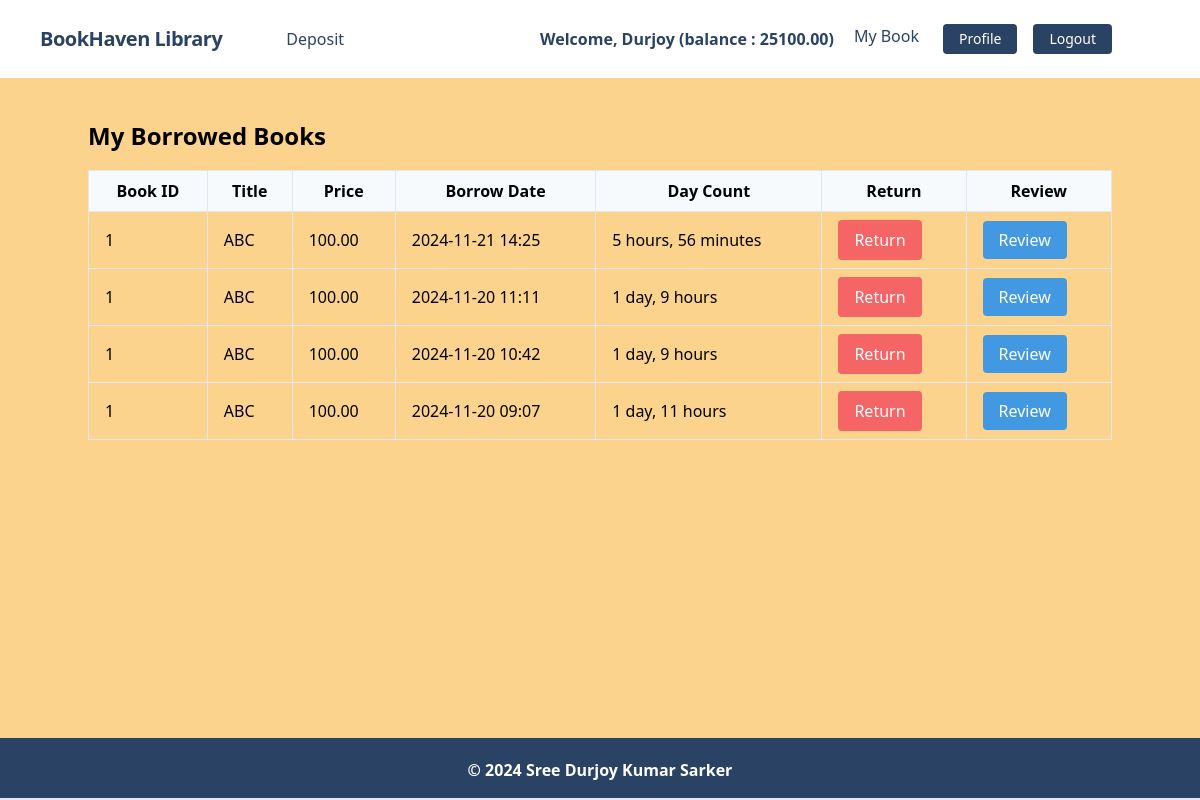
/books/book_history/ (signed in), run on the app's committed database.
### accounts/models.py (models this page shows, shortened)
class UserAccount(models.Model):
    user = models.OneToOneField(User, related_name='account', on_delete=models.CASCADE)
    account_no = models.PositiveIntegerField(unique=True)  # Account number must be unique and positive
    phone_number1 = models.CharField(max_length=15, unique=True)  # Using CharField for better compatibility with country codes
    phone_number2 = models.CharField(max_length=15, unique=True)  # Same as above
    email = models.EmailField(unique=True)  # To ensure unique emails
    birth_date = models.DateField(null=True, blank=True)
    gender = models.CharField(max_length=10, choices=GENDER_TYPE)
    initial_deposit_date = models.DateField(auto_now_add=True)
    balance = models.DecimalField(default=0, max_digits=12, decimal_places=2)

### books/models.py (models this page shows, shortened)
class Borrow(models.Model):
    user = models.ForeignKey(User, on_delete=models.CASCADE)
    book = models.ForeignKey(Book, on_delete=models.CASCADE)
    borrow_date = models.DateTimeField(auto_now_add=True)
    returned = models.BooleanField(default=False)

class Book(models.Model):
        title = models.CharField(max_length=100)
        description = models.TextField()
        borrowprice = models.DecimalField(max_digits=10, decimal_places=2)
        quantity = models.IntegerField(default=1)
        image = models.ImageField(upload_to='books/uploads/', null=True, blank=True)
        catagory = models.ForeignKey(Category, on_delete=models.CASCADE)

### books/views.py (the view)
# urls.py: path('book_history/', BorrowHistoryView.as_view(), name='book_history'),
@method_decorator(login_required, name='dispatch')
class BorrowHistoryView(ListView):
    model = Borrow
    template_name = 'books/my_books.html'
    context_object_name = 'borrows'
    def get_queryset(self):
        return Borrow.objects.filter(user=self.request.user).order_by('-borrow_date')
    def get_context_data(self, **kwargs):
        context = super().get_context_data(**kwargs)
        context['current_time'] = now()
        return context

### books/templates/books/my_books.html (shortened to what this page needs)
{% extends 'base.html' %}
{% block content %}
<div class="container mx-auto mt-10">
    <h1 class="text-2xl font-bold mb-4">My Borrowed Books</h1>
    <table class="table-auto w-full border-collapse border border-gray-300">
        <thead>
            <tr class="bg-gray-100">
                <th class="border border-gray-300 px-4 py-2">Book ID</th>
                <th class="border border-gray-300 px-4 py-2">Title</th>
                <th class="border border-gray-300 px-4 py-2">Price</th>
                <th class="border border-gray-300 px-4 py-2">Borrow Date</th>
                <th class="border border-gray-300 px-4 py-2">Day Count</th>
                <th class="border border-gray-300 px-4 py-2">Return</th>
                <th class="border border-gray-300 px-4 py-2">Review</th>
            </tr>
        </thead>
        <tbody>
            {% for borrow in borrows %}
            <tr>
                <td class="border border-gray-300 px-4 py-2">{{ borrow.book.id }}</td>
                <td class="border border-gray-300 px-4 py-2">{{ borrow.book.title }}</td>
                <td class="border border-gray-300 px-4 py-2">{{ borrow.book.borrowprice }}</td>
                <td class="border border-gray-300 px-4 py-2">{{ borrow.borrow_date|date:"Y-m-d H:i" }}</td>
                <td class="border border-gray-300 px-4 py-2">{{ borrow.borrow_date|timesince:current_time }}</td>
                <td class="border border-gray-300 px-4 py-2">
                    {% if borrow.returned %}
                    <button class="bg-gray-400 text-white px-4 py-2 rounded cursor-not-allowed" disabled>Returned</button>
                    {% else %}
                    <form action="{% url 'return_book' borrow.book.id %}" method="POST">
                        <button class="bg-red-500 hover:bg-red-700 text-white px-4 py-2 rounded" type="submit">Return</button>
                    </form>
                    {% endif %}
                </td>
                <td class="border border-gray-300 px-4 py-2">
                    <a href="{% url 'review_book' borrow.book.id %}" class="bg-blue-500 hover:bg-blue-700 text-white px-4 py-2 rounded">Review</a>
                </td>
            </tr>
            {% endfor %}
        </tbody>
    </table>
</div>
{% endblock %}

### core/templates/navbar.html (shortened to what this page needs)
<nav class="flex items-center justify-between flex-wrap bg-white p-6 px-10">
    <div class="flex items-center flex-shrink-0 text-white mr-6">
        <span class="font-semibold text-xl tracking-tight text-blue-900"><a href="/">BookHaven Library</a></span>
    </div>
    <div class="w-full block flex-grow lg:flex lg:items-center lg:w-auto px-10">
        {% if request.user.is_authenticated %}
            <div class="text-md lg:flex-grow">
                <a href="{% url 'deposit' %}" class="block mt-4 lg:inline-block lg:mt-0 text-blue-900 hover:text-red-900 hover:font-black mr-4">
                    Deposit
                </a>
            </div>
            <div class="flex w-auto">
                <div class="text-blue-900 my-auto font-black px-5">Welcome, {{ request.user.first_name }} (balance : {{request.user.account.balance}}) </div>
                <div class="text-md lg:flex-grow">
                    <a href="{% url 'book_history' %}" class="block mt-4 lg:inline-block lg:mt-0 text-blue-900 hover:text-red-900 hover:font-black mr-4">
                        My Book
                    </a>
                </div>
                <a href="{% url 'profile' %}" class="mx-2 inline-block font-medium text-sm px-4 py-2 leading-none bg-blue-900 rounded text-white border-white hover:border-transparent hover:text-dark hover:bg-red-700 mt-4 lg:mt-0">Profile</a>
                <form action="{% url 'logout' %}" method="post" class="inline mx-2">
                    <button type="submit" class="font-medium text-sm px-4 py-2 leading-none bg-blue-900 rounded text-white border-white hover:border-transparent hover:text-dark hover:bg-red-700 mt-4 lg:mt-0">
                        Logout
                    </button>
                </form>
            </div>
        {% endif %}
    </div>
</nav>

### data on the page
Borrow: book.id "1", book "ABC", book.borrowprice "100.00", borrow_date "2024-11-21 14:25", borrow_date "5 hours, 56 minutes", returned "Return"
Borrow: book.id "1", book "ABC", book.borrowprice "100.00", borrow_date "2024-11-20 11:11", borrow_date "1 day, 9 hours", returned "Return"
Borrow: book.id "1", book "ABC", book.borrowprice "100.00", borrow_date "2024-11-20 10:42", borrow_date "1 day, 9 hours", returned "Return"
Borrow: book.id "1", book "ABC", book.borrowprice "100.00", borrow_date "2024-11-20 09:07", borrow_date "1 day, 11 hours", returned "Return"

### other printed values
{{ request.user.first_name }} "Durjoy"
{{ request.user.account.balance }} "25100.00"
